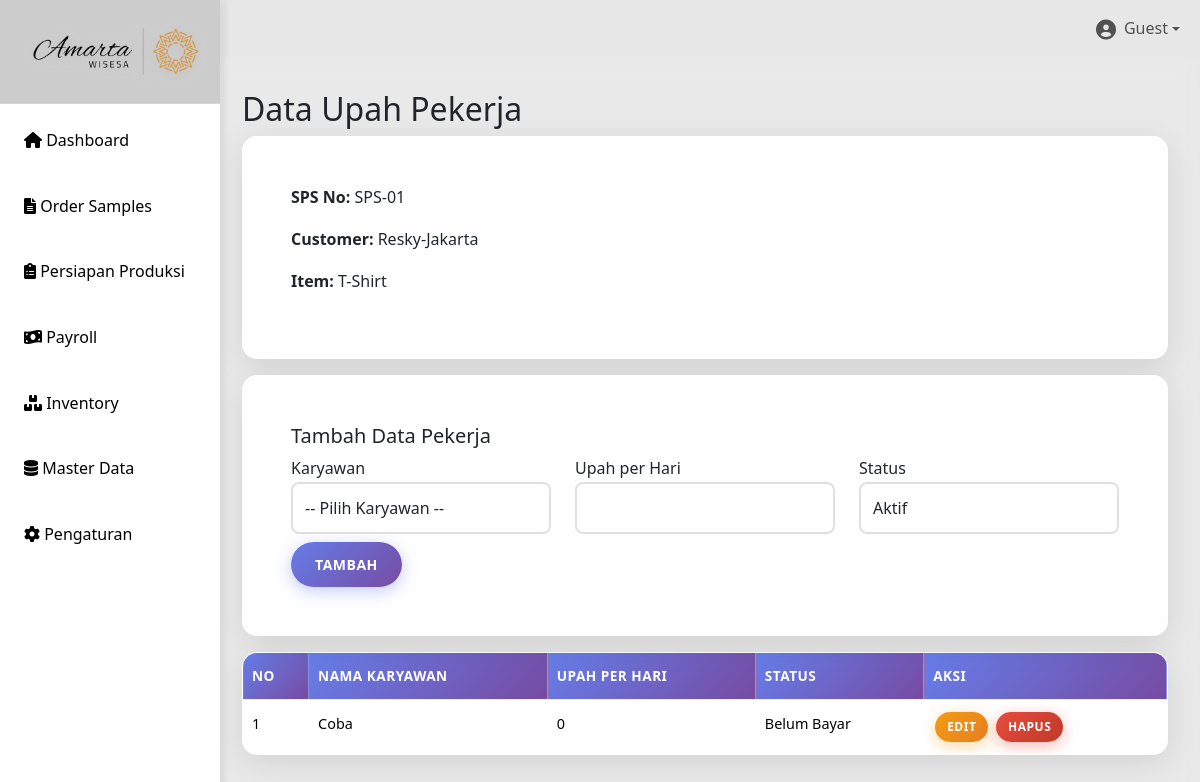
The page /upah-pekerja.php?id_sps=23 on the database its author committed.
### tables this page shows
CREATE TABLE `sps` (
  `id` int(10) UNSIGNED NOT NULL,
  `tanggal` date DEFAULT NULL,
  `sps_no` varchar(20) DEFAULT NULL,
  `customer` varchar(100) DEFAULT NULL,
  `item` varchar(100) DEFAULT NULL,
  `artikel` varchar(100) DEFAULT NULL,
  `qty` int(11) DEFAULT NULL,
  `size` varchar(20) DEFAULT NULL,
  `sample_product` varchar(255) DEFAULT NULL,
  `design` varchar(255) DEFAULT NULL,
  `st_chart` varchar(255) DEFAULT NULL,
  `material_sm` varchar(255) DEFAULT NULL,
  `pola_sample` varchar(255) DEFAULT NULL,
  `buat_sample` varchar(255) DEFAULT NULL,
  `kirim` date DEFAULT NULL,
  `approval` varchar(100) DEFAULT NULL,
  `sp_srx` varchar(100) DEFAULT NULL
);

CREATE TABLE `karyawan_harian_borongan` (
  `id` int(11) UNSIGNED NOT NULL,
  `id_karyawan` int(11) UNSIGNED NOT NULL,
  `id_sps` int(11) UNSIGNED DEFAULT NULL,
  `upah_per_hari` decimal(10,2) DEFAULT 0.00,
  `upah_per_jam` decimal(10,2) DEFAULT 0.00,
  `upah_borongan` decimal(12,2) DEFAULT 0.00,
  `metode_pembayaran` enum('harian','borongan','mingguan') DEFAULT 'harian',
  `rekening_bank` varchar(50) DEFAULT NULL,
  `nama_bank` varchar(50) DEFAULT NULL,
  `status` enum('Belum Bayar','Sudah Bayar') NOT NULL DEFAULT 'Belum Bayar',
  `skor_pekerja` enum('Sangat Baik','Baik','Perhatian','Evaluasi') NOT NULL DEFAULT 'Baik',
  `updated_at` datetime DEFAULT NULL,
  `created_at` datetime DEFAULT NULL
);

CREATE TABLE `karyawan` (
  `id` int(11) UNSIGNED NOT NULL,
  `nik` varchar(200) NOT NULL,
  `nama_lengkap` varchar(100) NOT NULL,
  `jenis_kelamin` enum('L','P') NOT NULL,
  `tempat_lahir` varchar(50) DEFAULT NULL,
  `tanggal_lahir` date DEFAULT NULL,
  `alamat` text DEFAULT NULL,
  `no_telepon` varchar(20) DEFAULT NULL,
  `email` varchar(100) DEFAULT NULL,
  `type_karyawan` enum('tetap','harian','borongan') NOT NULL,
  `status_karyawan` enum('aktif','nonaktif','cuti','keluar') DEFAULT 'aktif',
  `tanggal_masuk` date NOT NULL,
  `tanggal_keluar` date DEFAULT NULL,
  `id_jabatan` int(11) DEFAULT NULL,
  `id_departemen` int(11) DEFAULT NULL,
  `foto` varchar(255) DEFAULT NULL,
  `created_at` timestamp NOT NULL DEFAULT current_timestamp(),
  `updated_at` timestamp NOT NULL DEFAULT current_timestamp() ON UPDATE current_timestamp()
);

### upah-pekerja.php (the view, shortened to what this page needs)
<?php
include 'includes/header.php';
include 'config/db.php';
$id_sps_produksi = intval($_GET['id_sps'] ?? 0);
$sqlSps = "SELECT * FROM sps WHERE id = $id_sps_produksi";
$resSps = $conn->query($sqlSps);
$sps = $resSps->fetch_assoc();
$sql = "
    SELECT
        khb.id,
        k.nama_lengkap AS nama_karyawan,
        khb.id_karyawan,
        khb.upah_per_hari,
        khb.status
    FROM karyawan_harian_borongan khb
    LEFT JOIN karyawan k ON khb.id_karyawan = k.id
    WHERE khb.id_sps = $id_sps_produksi
    ORDER BY khb.created_at DESC
";
$res = $conn->query($sql);
?>
<div class="main-content">
    <h2>Data Upah Pekerja</h2>
    <div class="card mb-3">
        <div class="card-body">
            <p><strong>SPS No:</strong> <?= htmlspecialchars($sps['sps_no'] ?? '-') ?></p>
            <p><strong>Customer:</strong> <?= htmlspecialchars($sps['customer'] ?? '-') ?></p>
            <p><strong>Item:</strong> <?= htmlspecialchars($sps['item'] ?? '-') ?></p>
        </div>
    </div>
    <div class="card mb-3">
        <div class="card-body">
            <h5>Tambah Data Pekerja</h5>
            <form method="POST">
                <div class="row mb-2">
                    <div class="col">
                        <label>Karyawan</label>
                        <select name="id_karyawan" class="form-control" required>
                            <option value="">-- Pilih Karyawan --</option>
                        </select>
                    </div>
                    <div class="col">
                        <label>Upah per Hari</label>
                        <input type="number" name="upah_per_hari" class="form-control" required>
                    </div>
                    <div class="col">
                        <label>Status</label>
                        <select name="status" class="form-control" required>
                            <option value="aktif">Aktif</option>
                        </select>
                    </div>
                </div>
                <button type="submit" name="tambah" class="btn btn-primary">Tambah</button>
            </form>
        </div>
    </div>
    <table class="table table-bordered">
        <thead>
            <tr>
                <th>No</th>
                <th>Nama Karyawan</th>
                <th>Upah per Hari</th>
                <th>Status</th>
                <th>Aksi</th>
            </tr>
        </thead>
        <tbody>
            <?php $no = 1; while ($row = $res->fetch_assoc()): ?>
                <tr>
                    <td><?= $no++ ?></td>
                    <td><?= htmlspecialchars($row['nama_karyawan']) ?></td>
                    <td><?= number_format($row['upah_per_hari'], 0, ',', '.') ?></td>
                    <td><?= htmlspecialchars($row['status']) ?></td>
                    <td>
                        <button class="btn btn-sm btn-warning" data-bs-toggle="modal" data-bs-target="#editModal<?= $row['id'] ?>">Edit</button>
                        <a href="upah-pekerja.php?id_sps=<?= $id_sps_produksi ?>&hapus=<?= $row['id'] ?>"
                           onclick="return confirm('Yakin hapus data ini?')"
                           class="btn btn-sm btn-danger">Hapus</a>
                    </td>
                </tr>
            <?php endwhile; ?>
        </tbody>
    </table>
</div>
<?php include 'includes/footer.php'; ?>

### css/style.css (style rules this page uses)
* { margin: 0; padding: 0; box-sizing: border-box; }
body { font-family: 'Segoe UI', Tahoma, Geneva, Verdana, sans-serif; background: #e7e7e7ff; min-height: 100vh; line-height: 1.6; }
.main-content { margin-left: 210px; padding: 2rem; background: rgba(255,255,255,0.1); backdrop-filter: blur(10px); min-height: 100vh; }
.card { background: rgba(255,255,255,0.95); border-radius: 15px; padding: 2rem; margin-bottom: 1.5rem; box-shadow: 0 8px 32px rgba(0,0,0,0.1); backdrop-filter: blur(10px); border: 1px solid rgba(255,255,255,0.2); transition: transform 0.3s ease, box-shadow 0.3s ease; }
.table { width: 100%; border-collapse: separate; border-spacing: 0; background: white; border-radius: 15px; overflow: hidden; box-shadow: 0 8px 32px rgba(0,0,0,0.1); border: 1px solid rgba(255,255,255,0.2); }
.table th, .table td { padding: 12px 8px; text-align: left; border-bottom: 1px solid #f0f0f0; font-size: 0.9rem; }
.table th { background: linear-gradient(135deg, #667eea, #764ba2); color: white; font-weight: 600; text-transform: uppercase; letter-spacing: 0.5px; font-size: 0.85rem; }
.table tr { transition: all 0.3s ease; }
.table tr:last-child td { border-bottom: none; }
.table .btn { padding: 6px 12px; font-size: 12px; border-radius: 20px; margin: 0 2px; }
.btn { padding: 12px 24px; border: none; border-radius: 25px; cursor: pointer; text-decoration: none; display: inline-block; font-size: 14px; font-weight: 600; text-transform: uppercase; letter-spacing: 0.5px; transition: all 0.3s ease; position: relative; overflow: hidden; }
.btn::before { content: ''; position: absolute; top: 50%; left: 50%; width: 0; height: 0; background: rgba(255,255,255,0.2); border-radius: 50%; transform: translate(-50%, -50%); transition: width 0.6s, height 0.6s; }
.btn-primary { background: linear-gradient(135deg, #667eea, #764ba2); color: white; box-shadow: 0 4px 15px rgba(102,126,234,0.4); }
.btn-danger { background: linear-gradient(135deg, #e74c3c, #c0392b); color: white; box-shadow: 0 4px 15px rgba(231,76,60,0.4); }
.btn-warning { background: linear-gradient(135deg, #f39c12, #e67e22); color: white; box-shadow: 0 4px 15px rgba(243,156,18,0.4); }
.form-control { width: 100%; padding: 12px; border: 2px solid #e0e0e0; border-radius: 8px; transition: all 0.3s ease; font-size: 16px; }
.mb-2 { margin-bottom: 1rem; }
.mb-3 { margin-bottom: 1.5rem; }
.card { animation: fadeInUp 0.6s ease-out; }

### rows shown on the page
sps: sps_no "SPS-01", customer "Resky-Jakarta", item "T-Shirt"
karyawan_harian_borongan: id_karyawan.nama_lengkap "Coba", upah_per_hari "0", status "Belum Bayar"

### other values the page prints
$_SESSION['username'] "Guest"
